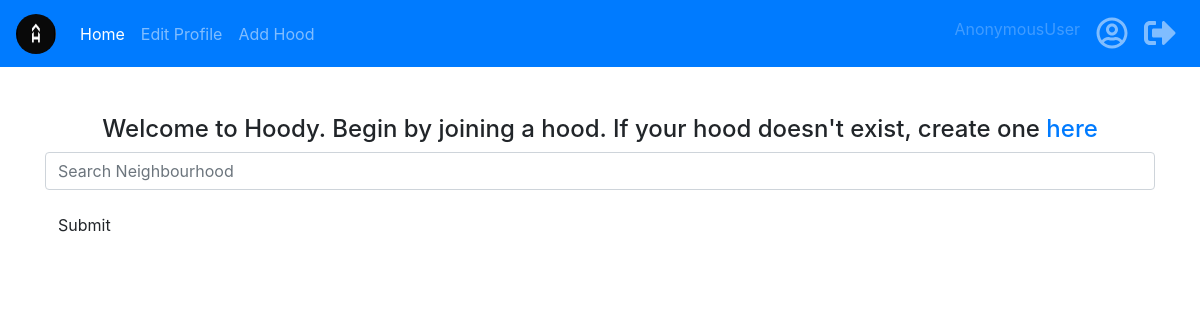
The app's page /, older data.
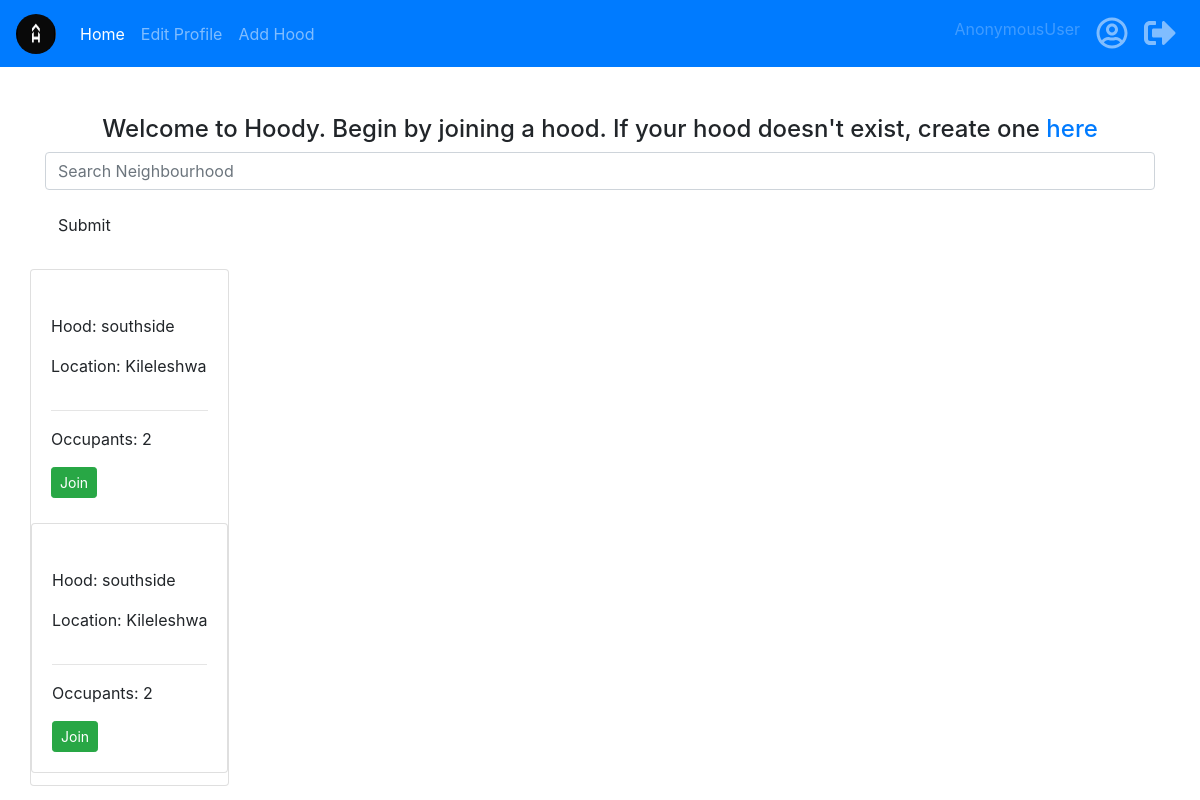
The same page, newer data.
### s/models.py (models this page shows, shortened)
class Hood(models.Model):
    hood_photo = ImageField(blank=True,manual_crop='')
    hood_name = models.CharField(max_length=100, null=True)
    occupants_count = models.PositiveIntegerField(default=0)
    location = models.ForeignKey(Location, on_delete=models.CASCADE, null=True)
    user = models.ForeignKey(User, on_delete=models.CASCADE, null=True)
    class Meta:
        ordering = ['hood_name']

class Location(models.Model):
    name = models.CharField(max_length=100, null=True)
    def __str__(self):
        return self.name

class Join(models.Model):
	user_id = models.OneToOneField(User, on_delete=models.CASCADE,null=True )
	hood_id = models.ForeignKey(Hood, on_delete=models.CASCADE,null=True)

### s/views.py (the view)
# urls.py: 2. Add a URL to urlpatterns:  path('', views.home, name='home')
def home(request):
    if request.user.is_authenticated:
        if Join.objects.filter(user_id=request.user).exists():
            hood = Hood.objects.get(pk=request.user.join.hood_id.id)
            posts = Posts.objects.filter(hood=request.user.join.hood_id.id)
            businesses = Business.objects.filter(hood=request.user.join.hood_id.id)
            return render(request, 'hoods/hood.html', {"hood": hood, "businesses": businesses, "posts": posts})
        else:
            neighbourhoods = Hood.objects.all()
            return render(request, 'index.html', {"neighbourhoods": neighbourhoods})
    else:
        neighbourhoods = Hood.objects.all()
        return render(request, 'index.html', {"neighbourhoods": neighbourhoods})

### s/templates/index.html (shortened to what this page needs)
{%extends 'base.html'%}
{%block content%}
<br>
<br>
<div class="container">
    <h4 style="text-align: center;">Welcome to Hoody. Begin by joining a hood. If your hood doesn't exist, create one <a href="{% url 'create_hood' %}">here</a></h4>
    <form class="" action="{% url 'search' %}">
        <div class="form-group">
            <input type="text" class="form-control" placeholder="Search Neighbourhood" name="search">
        </div>
        <button type="submit" class="btn btn-default">Submit</button>
    </form>
    <div class="row" style="padding-top: 20px">
        <div class="card-columns">
            {%for hood in neighbourhoods%}
            <div class="card mr-0" style="max-width:30rem;margin-top:5px;">
                <div class="card-body">
                    <div class="media">
                        <div class="media-left media-top">
                            <p>Hood: {{hood.hood_name}}</p>
                            <p>Location: {{hood.location}}</p>
                        </div>
                    </div>
                    <hr>
                    <p>Occupants: {{hood.user.join.hood_id.id}}</p>
                    <a class="btn btn-sm btn-success" href="{% url 'join' hood.id %}">Join</a>
                </div>
                {%endfor%}
            </div>
        </div>
    </div>
    {%endblock%}

### s/templates/base.html (shortened to what this page needs)
{% load bootstrap4 %}
{% load static%}
<!DOCTYPE html>
<html>
<head>
  {% block styles %}
  {% bootstrap_css %}
  <link rel="stylesheet" href="{% static 'css/hood.css' %}">
  {% endblock %}
</head>
<body>
  {% include "navbar.html" %}
  {% block content %}{%endblock%}
</body>
</html>

### s/templates/navbar.html (shortened to what this page needs)
<!DOCTYPE html>
<html lang="en">
<head>
</head>
<nav class="navbar navbar-expand-lg navbar-dark bg-primary">
  <a class="navbar-brand" href="#" style="font-family: 'Lobster', cursive; color: black; font-size: 25px;"><img src="static/img/logo.png" alt="" class="img-fluid-circle" style="border-radius: 50%;height:40px;width: 40px;"></a>
  <div class="collapse navbar-collapse" id="navbarSupportedContent">
    <ul class="navbar-nav mr-auto">
      <li class="nav-item active">
        <a class="nav-link" href="/">Home <span class="sr-only">(current)</span></a>
      </li>
      <li class="nav-item">
        <a class="nav-link" href="{% url 'edit_profile' %}">Edit Profile</a>
      </li>
      <li class="nav-item">
        <a class="nav-link" href="{% url 'create_hood' %}">Add Hood</a>
      </li>
    </ul>
    <ul class="navbar-nav">
      <li class="nav-item">
        <a class="nav-link disabled" href="#" title="User">{{user}}</a>
      </li>
      <li class="nav-item">
        <a class="nav-link" href="/profile/" title="profile"><i class="far fa-user-circle fa-2x"></i></i></a>
      </li>
      <li class="nav-item">
        <a class="nav-link" href="/logout" title="Logout"><i class="fas fa-sign-out-alt fa-2x"></i></i></a>
      </li>
    </ul>
  </div>
</nav>
<body>
</body>
</html>

Row changes from the older to the newer data that the page shows:
added Hood: hood_name "southside", location "Kileleshwa", user.join.hood_id.id "2"
added Hood: hood_name "southside", location "Kileleshwa", user.join.hood_id.id "2"
